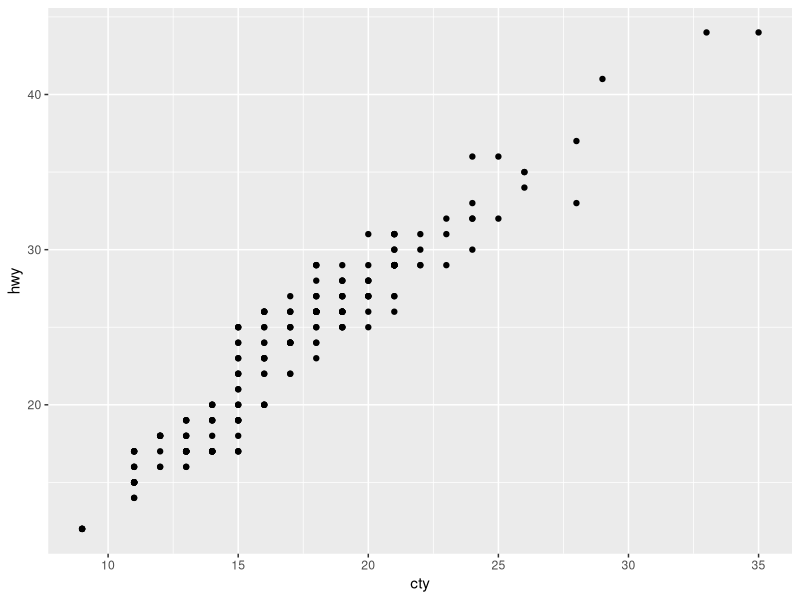
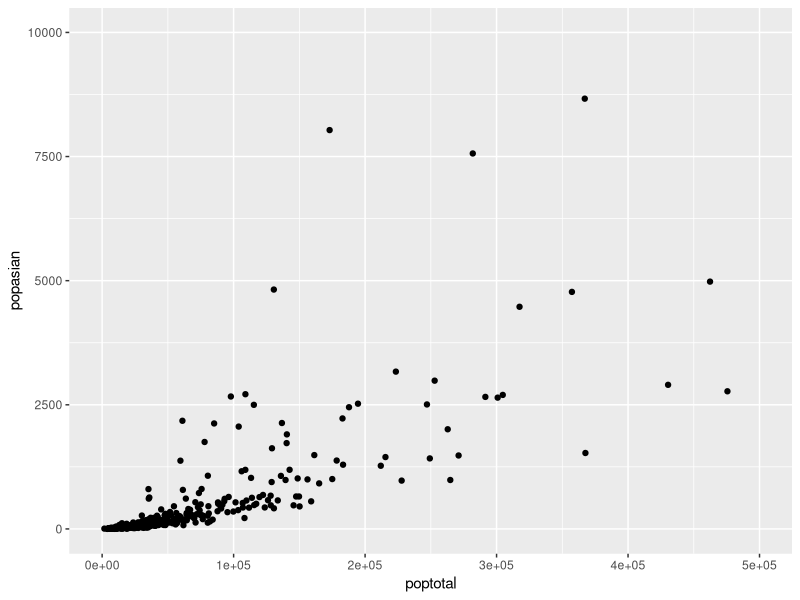

Write R code to recreate these figures, in order.
##part 6-1

#mpg 데이터와 midwest 데이터를 이용해서 분석 문제를 해결해 보세요.
#• Q1. mpg 데이터의 cty(도시 연비)와 hwy(고속도로 연비) 간에 어떤 관계가 있는지 알아보려고 합니다. x 축은 cty, y 축은 hwy 로 된 산점도를 만들어 보세요.
library(ggplot2)
mpg <- as.data.frame(ggplot2::mpg)
ggplot(data = mpg, aes(x = cty, y = hwy)) + geom_point( )

#답

#• Q2. 미국 지역별 인구통계 정보를 담은 ggplot2 패키지의 midwest 데이터를 이용해서 전체 인구와 아시아인 인구 간에 어떤 관계가 있는지 알아보려고 합니다. x 축은 poptotal(전체 인구), y 축은 popasian(아시아인 인구)으로 된 산점도를 만들어 보세요. 전체 인구는 50 만 명 이하, 아시아인 인구는 1 만 명 이하인 지역만 산점도에 표시되게 설정하세요.
ggplot(data = midwest, aes(x = poptotal, y = popasian)) + geom_point() + xlim(0, 500000)+ ylim(0, 10000)

